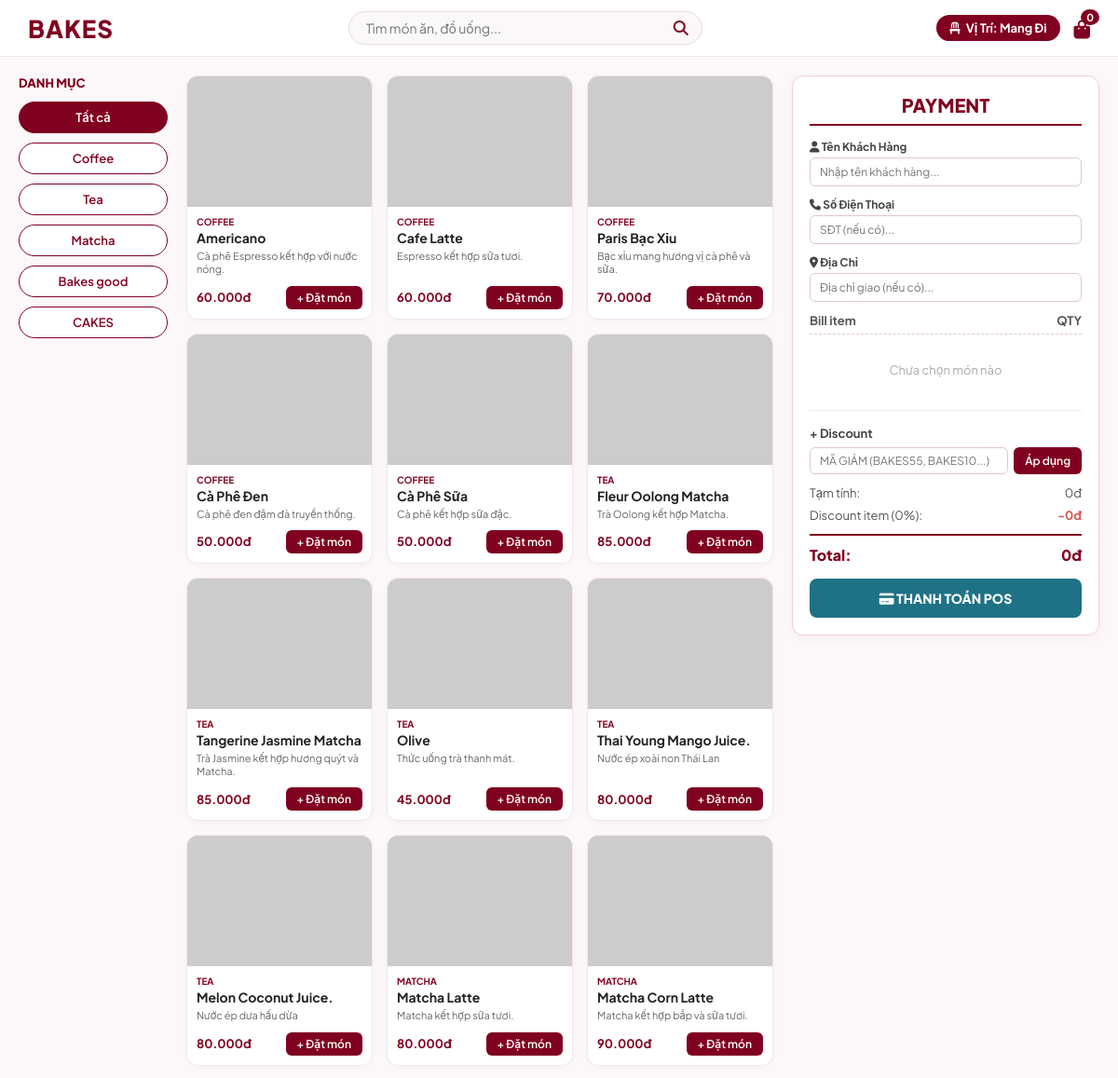
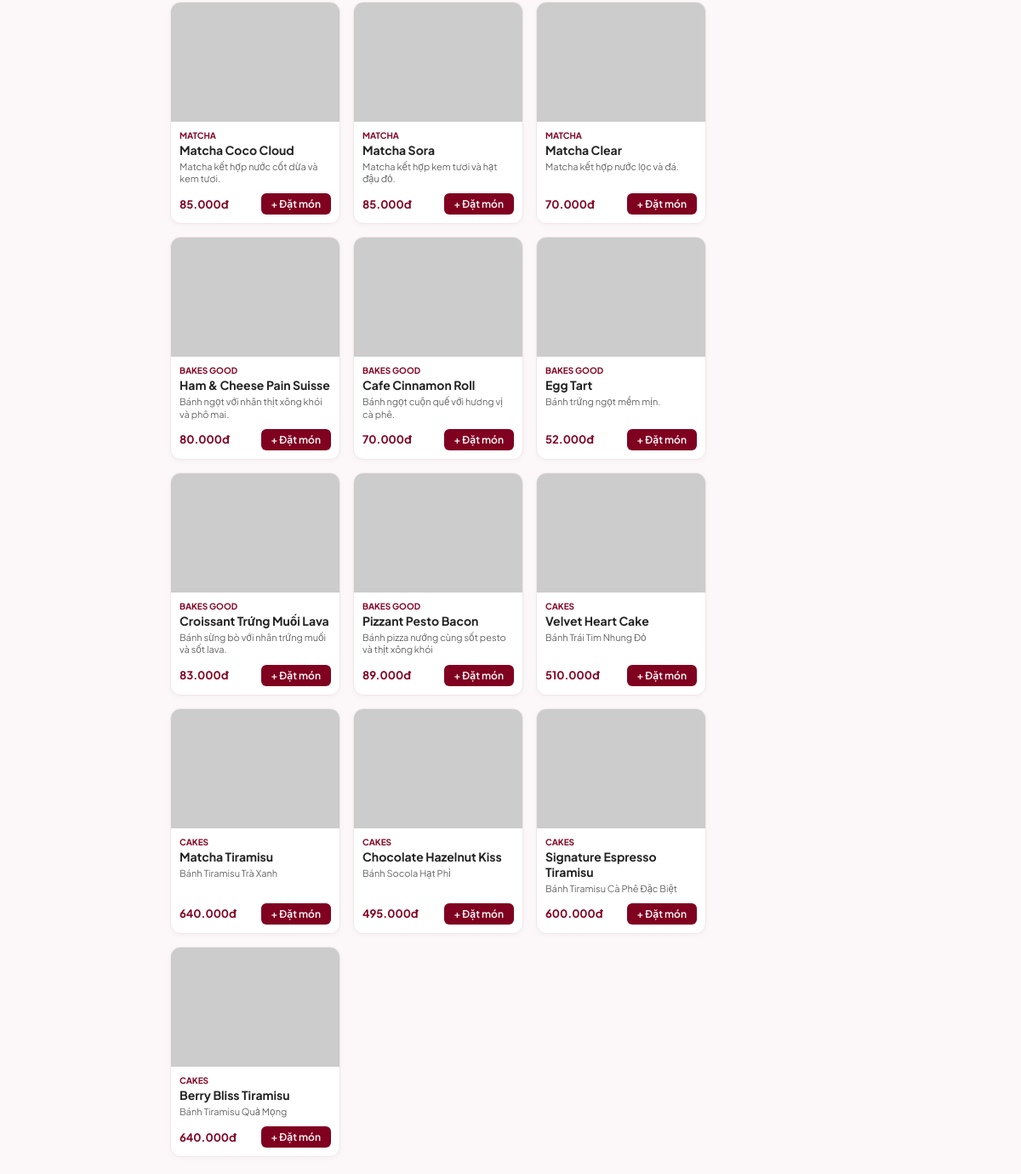
The page / on the database its author committed (2 pictures, top to bottom).
### tables this page shows
CREATE TABLE IF NOT EXISTS categories (
    id INT AUTO_INCREMENT PRIMARY KEY,
    name VARCHAR(100) NOT NULL,
    description VARCHAR(255)
);

CREATE TABLE IF NOT EXISTS products (
    id INT AUTO_INCREMENT PRIMARY KEY,
    category_id INT NOT NULL,
    name VARCHAR(150) NOT NULL,
    description TEXT,
    price DECIMAL(10,2) NOT NULL,
    image VARCHAR(500),
    status ENUM('available', 'unavailable', 'sold_out') DEFAULT 'available',
    created_at TIMESTAMP DEFAULT CURRENT_TIMESTAMP,
    FOREIGN KEY (category_id) REFERENCES categories(id)
);

### index.php (the view, shortened to what this page needs)
<?php
require_once 'db.php';
$customer_name_param = isset($_GET['customer_name']) ? htmlspecialchars($_GET['customer_name']) : '';
$table_name = "Mang Đi";
$categories = $conn->query("SELECT * FROM categories ORDER BY id ASC");
$products = $conn->query("
    SELECT p.*, c.name as category_name
    FROM products p
    LEFT JOIN categories c ON p.category_id = c.id
    WHERE p.status = 'available'
    GROUP BY p.name
    ORDER BY p.id ASC
");
$products_list = [];
if ($products) {
    while ($row = $products->fetch_assoc()) {
        $products_list[] = $row;
    }
}
?>
<!DOCTYPE html>
<html lang="vi">
<head>
    <script src="https://cdn.tailwindcss.com"></script>
    <link rel="stylesheet" href="https://cdnjs.cloudflare.com/ajax/libs/font-awesome/6.4.0/css/all.min.css">
</head>
<body>
    <header class="navbar">
        <a href="index.php" class="logo">BAKES</a>
        <div class="search-box">
            <input type="text" id="searchInput" onkeyup="searchProduct()" placeholder="Tìm món ăn, đồ uống...">
            <i class="fas fa-search"></i>
        </div>
        <div class="nav-right">
            <a href="pos_tables.php" class="btn-table-nav">
                <i class="fas fa-chair"></i> Vị Trí: <?= $table_name ?>
            </a>
            <div class="cart-icon">
                <i class="fas fa-shopping-bag"></i>
                <span class="cart-badge" id="cartBadge">0</span>
            </div>
        </div>
    </header>
    <div class="main-layout">
        <aside class="sidebar-categories">
            <div class="sidebar-title">Danh mục</div>
            <button class="cat-btn active" onclick="filterCategory('all', this)">Tất cả</button>
            <?php if ($categories && $categories->num_rows > 0): ?>
                <?php while($cat = $categories->fetch_assoc()): ?>
                    <button class="cat-btn" onclick="filterCategory('<?= strtolower(trim($cat['name'])) ?>', this)">
                        <?= htmlspecialchars($cat['name']) ?>
                    </button>
                <?php endwhile; ?>
            <?php endif; ?>
        </aside>
        <main class="content-area">
            <div class="product-grid" id="productGrid">
                <?php foreach($products_list as $p): ?>
                    <div class="product-card" data-cat="<?= strtolower(trim($p['category_name'])) ?>" data-name="<?= strtolower(trim($p['name'])) ?>">
                        <img class="product-img" src="<?= $p['image'] ?>" alt="<?= htmlspecialchars($p['name']) ?>" onerror="this.src='https://via.placeholder.com/200?text=BAKES'">
                        <div class="product-info">
                            <div class="cat-tag"><?= htmlspecialchars($p['category_name']) ?></div>
                            <div class="p-title"><?= htmlspecialchars($p['name']) ?></div>
                            <div class="p-desc"><?= htmlspecialchars($p['description']) ?></div>
                            <div class="p-bottom">
                                <span class="p-price"><?= number_format($p['price'], 0, ',', '.') ?>đ</span>
                                <button class="btn-add" onclick="openOptionModal(<?= $p['id'] ?>, '<?= addslashes($p['name']) ?>', <?= $p['price'] ?>, '<?= strtolower($p['category_name']) ?>')">+ Đặt món</button>
                            </div>
                        </div>
                    </div>
                <?php endforeach; ?>
            </div>
        </main>
        <aside class="payment-sidebar">
            <div class="payment-header">Payment</div>
            <div class="customer-input">
                <label><i class="fas fa-user"></i> Tên Khách Hàng</label>
                <input type="text" id="customerName" value="<?= $customer_name_param ?>" placeholder="Nhập tên khách hàng...">
            </div>
            <div class="customer-input">
                <label><i class="fas fa-phone"></i> Số Điện Thoại</label>
                <input type="text" id="customerPhone" placeholder="SĐT (nếu có)...">
            </div>
            <div class="customer-input">
                <label><i class="fas fa-map-marker-alt"></i> Địa Chỉ</label>
                <input type="text" id="customerAddress" placeholder="Địa chỉ giao (nếu có)...">
            </div>
            <div class="bill-header">
                <span>Bill item</span>
                <span>QTY</span>
            </div>
            <div class="bill-items" id="billItems">
                <div class="empty-cart">Chưa chọn món nào</div>
            </div>
            <div class="discount-section">
                <label style="font-size: 13px; font-weight: 700; color: #444;">+ Discount</label>
                <div class="discount-input-group">
                    <input type="text" id="discountCode" placeholder="Mã giảm (BAKES55, BAKES10...)">
                    <button class="btn-apply" onclick="applyDiscount()">Áp dụng</button>
                </div>
            </div>
            <div class="summary-line">
                <span>Tạm tính:</span>
                <span id="subTotalDisplay">0đ</span>
            </div>
            <div class="summary-line">
                <span>Discount item (<span id="discountPercentTag">0%</span>):</span>
                <span id="discountDisplay" style="color: #d9534f; font-weight: bold;">-0đ</span>
            </div>
            <div class="summary-line total">
                <span>Total:</span>
                <span id="totalDisplay">0đ</span>
            </div>
            <button class="btn-checkout-pos" onclick="openPosPaymentModal()"><i class="fas fa-credit-card"></i> Thanh Toán POS</button>
        </aside>
    </div>
</body>
</html>

### rows shown on the page
categories: name "Coffee"
categories: name "Tea"
categories: name "Matcha"
categories: name "Bakes good"
categories: name "CAKES"
products: category.name "COFFEE", name "Americano", description "Cà phê Espresso kết hợp với nước nóng.", price "60.000"
products: category.name "COFFEE", name "Cafe Latte", description "Espresso kết hợp sữa tươi.", price "60.000"
products: category.name "COFFEE", name "Paris Bạc Xỉu", description "Bạc xỉu mang hương vị cà phê và sữa.", price "70.000"
products: category.name "COFFEE", name "Cà Phê Đen", description "Cà phê đen đậm đà truyền thống.", price "50.000"
products: category.name "COFFEE", name "Cà Phê Sữa", description "Cà phê kết hợp sữa đặc.", price "50.000"
products: category.name "TEA", name "Fleur Oolong Matcha", description "Trà Oolong kết hợp Matcha.", price "85.000"
products: category.name "TEA", name "Tangerine Jasmine Matcha", description "Trà Jasmine kết hợp hương quýt và Matcha.", price "85.000"
products: category.name "TEA", name "Olive", description "Thức uống trà thanh mát.", price "45.000"
products: category.name "TEA", name "Thai Young Mango Juice.", description "Nước ép xoài non Thái Lan", price "80.000"
products: category.name "TEA", name "Melon Coconut Juice.", description "Nước ép dưa hấu dừa", price "80.000"
products: category.name "MATCHA", name "Matcha Latte", description "Matcha kết hợp sữa tươi.", price "80.000"
products: category.name "MATCHA", name "Matcha Corn Latte", description "Matcha kết hợp bắp và sữa tươi.", price "90.000"
products: category.name "MATCHA", name "Matcha Coco Cloud", description "Matcha kết hợp nước cốt dừa và kem tươi.", price "85.000"
products: category.name "MATCHA", name "Matcha Sora", description "Matcha kết hợp kem tươi và hạt đậu đỏ.", price "85.000"
products: category.name "MATCHA", name "Matcha Clear", description "Matcha kết hợp nước lọc và đá.", price "70.000"
products: category.name "BAKES GOOD", name "Ham & Cheese Pain Suisse", description "Bánh ngọt với nhân thịt xông khói và phô mai.", price "80.000"
products: category.name "BAKES GOOD", name "Cafe Cinnamon Roll", description "Bánh ngọt cuộn quế với hương vị cà phê.", price "70.000"
products: category.name "BAKES GOOD", name "Egg Tart", description "Bánh trứng ngọt mềm mịn.", price "52.000"
products: category.name "BAKES GOOD", name "Croissant Trứng Muối Lava", description "Bánh sừng bò với nhân trứng muối và sốt lava.", price "83.000"
products: category.name "BAKES GOOD", name "Pizzant Pesto Bacon", description "Bánh pizza nướng cùng sốt pesto và thịt xông khói", price "89.000"
products: category.name "CAKES", name "Velvet Heart Cake", description "Bánh Trái Tim Nhung Đỏ", price "510.000"
products: category.name "CAKES", name "Matcha Tiramisu", description "Bánh Tiramisu Trà Xanh", price "640.000"
products: category.name "CAKES", name "Chocolate Hazelnut Kiss", description "Bánh Socola Hạt Phỉ", price "495.000"
products: category.name "CAKES", name "Signature Espresso Tiramisu", description "Bánh Tiramisu Cà Phê Đặc Biệt", price "600.000"
products: category.name "CAKES", name "Berry Bliss Tiramisu", description "Bánh Tiramisu Quả Mọng", price "640.000"

### other values the page prints
$table_name "Mang Đi"
